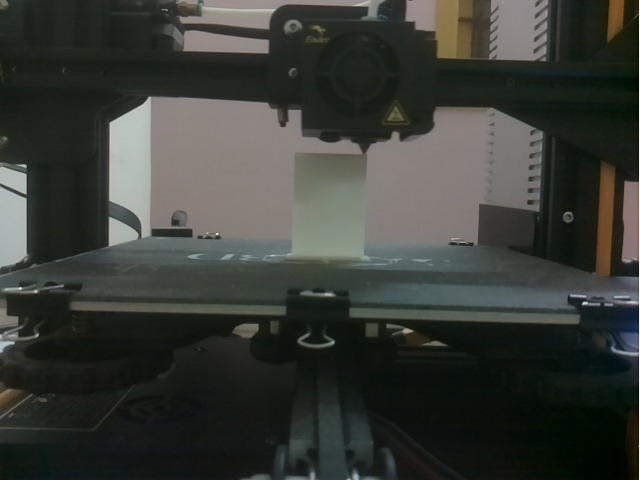
#> input picture Images/185.jpg, 640 x 480 px
$ python HSV_Color.py
#> lines starting #> are read from the running program, lines starting #| are printed output that depends on the picture; after the words box and inside, x2 and y2 are one past the last pixel; in counts of white or black regions, pixels touching at a corner belong together
import cv2
import numpy as np


img = cv2.imread("Images/185.jpg")
#> img is the input picture: shape (480, 640, 3); mean B, G, R 55, 60.1, 57.3

def nothing(x):
    pass
# Creating a window for later use
cv2.namedWindow('result')

# Starting with 100's to prevent error while masking
h,s,v = 100,100,100

# Creating track bar
cv2.createTrackbar('h', 'result',0,179,nothing)
#> slider 'h' is set to 59
cv2.createTrackbar('s', 'result',0,255,nothing)
#> slider 's' is set to 85
cv2.createTrackbar('v', 'result',0,255,nothing)
#> slider 'v' is set to 85

#converting to HSV
hsv = cv2.cvtColor(img,cv2.COLOR_BGR2HSV)
#> hsv: shape (480, 640, 3); mean H, S, V 52.1, 52, 62

# get info from track bar and appy to result
h = cv2.getTrackbarPos('h','result')
s = cv2.getTrackbarPos('s','result')
v = cv2.getTrackbarPos('v','result')

# Normal masking algorithm
lower_blue = np.array([h,s,v])
upper_blue = np.array([180,255,255])

mask = cv2.inRange(hsv,lower_blue, upper_blue)
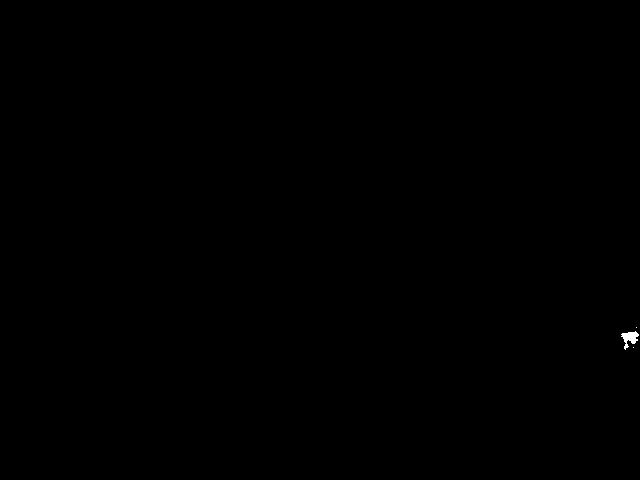
#> mask: shape (480, 640); 0.06% white; 3 white regions (2 under 20 px), largest, box (x1, y1, x2, y2) and area: (621, 331, 639, 350) 168

result = cv2.bitwise_and(img,img,mask = mask)

cv2.imshow('result',result)

k = cv2.waitKey(0)
#> (key Esc is pressed here)
while 1:
  if k == 27:
    break

#> (the run stopped early here; a loop or call above may not have finished)
